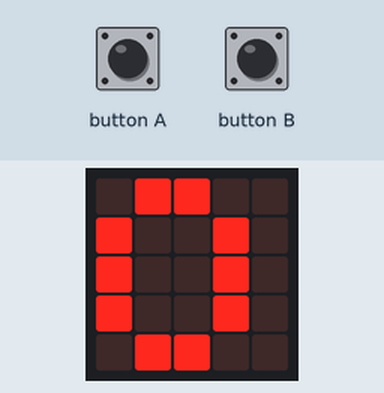
This program was run on a simulated BBC micro:bit (MakeCode). Parts: the board's 5×5 LED display. Inputs (shaded band) come from the test bench.

Above: at 1.2 s.
1.3 s: button A pressed for 0.15 s
At 2.5 s:
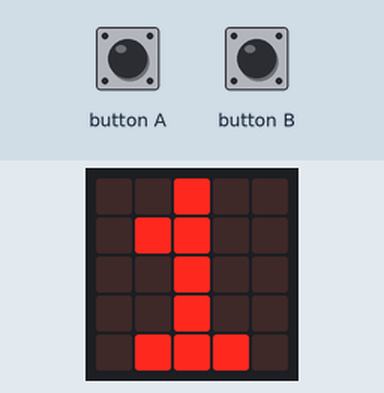
3.0 s: button A pressed for 0.15 s
At 4.6 s:
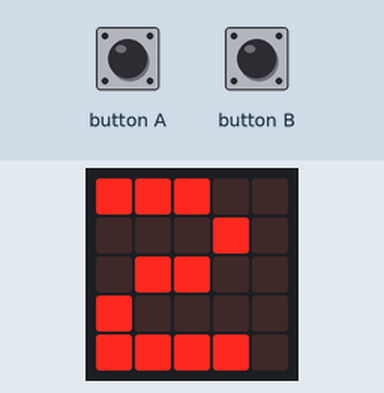
Timing chart, 0 to 6.1 s (numbered marks = the images above; inputs shaded):
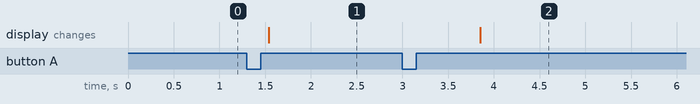

The program:

main.ts
```typescript
input.onButtonPressed(Button.A, function () {
    if (i < 9) {
        i += 1
    } else {
        i = 0
    }
})
input.onButtonPressed(Button.B, function () {
    if (i > 0) {
        i += -1
    } else {
        i = 9
    }
})
let i = 0
i = 0
basic.forever(function () {
    basic.showNumber(i)
})
```

test.ts
```typescript
// les tests vont ici; ceci n'est pas compilé lorsque cet ensemble est utilisé en tant qu'extension.
```

Measured:
- after the input at 1.3 s, the display: changes after 0.24 s (image 1)
- after the input at 3.0 s, the display: changes after 0.85 s (image 2)
